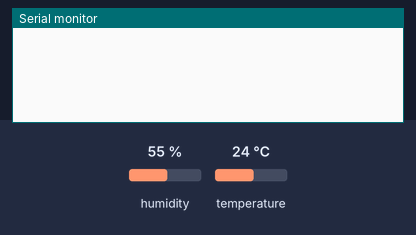
A sketch run on a simulated Arduino Uno, built with avr-gcc and run on an emulated ATmega328P. On the bench: the last lines printed to the serial monitor. The test bench sets the inputs (shaded band); at power-on: humidity 55 %, temperature 24 °C.

Above: at 1.5 s.
1.6 s: humidity set to 22 %
At 3.6 s:
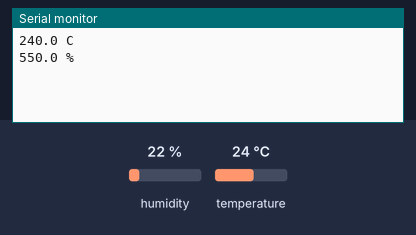
4.3 s: temperature set to 12 °C
At 5.5 s:
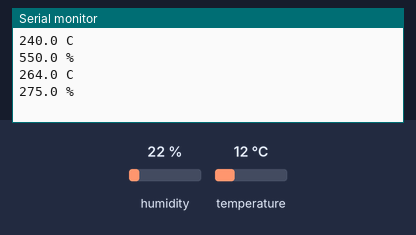
7.0 s: humidity set to 40 %
At 9.2 s:
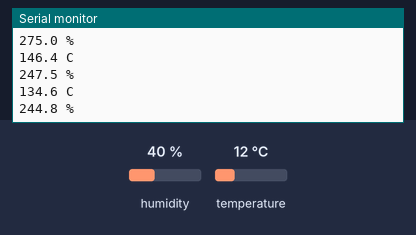
Timing chart, 0 to 10.7 s (numbered marks = the images above; inputs shaded):
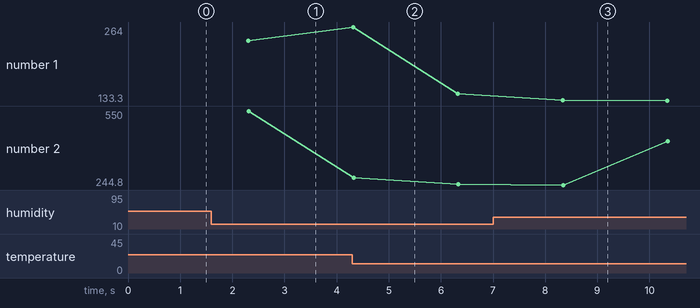

Measured:
- plotted number 1: 240 → 146.4 after the input at 4.3 s
- plotted number 2: 247.5 → 444.2 after the input at 7.0 s

The sketch:

65.ino
```cpp
#include <dht.h>                  //dht.zip 라이브러리를 설치해야 함
#define DHT22_PIN 7
dht DHT;

float temperature;
float humidity;

void setup()
{
  Serial.begin(9600);             //시리얼모니터 출력
  delay(300);
}

void loop()
{
  float chk = DHT.read22(DHT22_PIN);

  for (int i = 0; i < 100; i++) {            //평균온도
    temperature += DHT.temperature;
    delay(10);
  }
  temperature /= 10;
  for (int i = 0; i < 100; i++) {            //평균상대습도
    humidity += DHT.humidity;
    delay(10);
  }
  humidity /= 10;
  Serial.print(temperature, 1);              //평균온도값 출력
  Serial.println(" C");
  Serial.print(humidity, 1);                  //평균상대습도값 출력
  Serial.println(" %");
}
```
